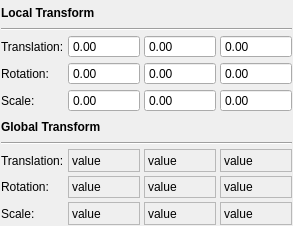
<?xml version="1.0" encoding="UTF-8"?>
<ui version="4.0">
 <class>VSTransformWidget</class>
 <widget class="QWidget" name="VSTransformWidget">
  <property name="geometry">
   <rect>
    <x>0</x>
    <y>0</y>
    <width>278</width>
    <height>226</height>
   </rect>
  </property>
  <property name="windowTitle">
   <string>Transform</string>
  </property>
  <layout class="QGridLayout" name="gridLayout">
   <property name="leftMargin">
    <number>1</number>
   </property>
   <property name="topMargin">
    <number>1</number>
   </property>
   <property name="rightMargin">
    <number>1</number>
   </property>
   <property name="bottomMargin">
    <number>1</number>
   </property>
   <property name="spacing">
    <number>4</number>
   </property>
   <item row="1" column="0" colspan="4">
    <widget class="Line" name="line_2">
     <property name="orientation">
      <enum>Qt::Horizontal</enum>
     </property>
    </widget>
   </item>
   <item row="6" column="0" colspan="4">
    <widget class="Line" name="line">
     <property name="orientation">
      <enum>Qt::Horizontal</enum>
     </property>
    </widget>
   </item>
   <item row="2" column="0">
    <widget class="QLabel" name="label">
     <property name="text">
      <string>Translation:</string>
     </property>
    </widget>
   </item>
   <item row="2" column="1">
    <widget class="QDoubleSpinBox" name="posXSpinBox">
     <property name="buttonSymbols">
      <enum>QAbstractSpinBox::NoButtons</enum>
     </property>
     <property name="minimum">
      <double>-9999999.990000000223517</double>
     </property>
     <property name="maximum">
      <double>9999999.990000000223517</double>
     </property>
    </widget>
   </item>
   <item row="2" column="2">
    <widget class="QDoubleSpinBox" name="posYSpinBox">
     <property name="buttonSymbols">
      <enum>QAbstractSpinBox::NoButtons</enum>
     </property>
     <property name="minimum">
      <double>-9999999.990000000223517</double>
     </property>
     <property name="maximum">
      <double>9999999.990000000223517</double>
     </property>
    </widget>
   </item>
   <item row="0" column="0" colspan="2">
    <widget class="QLabel" name="label_4">
     <property name="font">
      <font>
       <weight>75</weight>
       <bold>true</bold>
      </font>
     </property>
     <property name="text">
      <string>Local Transform</string>
     </property>
    </widget>
   </item>
   <item row="11" column="2">
    <widget class="QLabel" name="rotYLabel">
     <property name="styleSheet">
      <string notr="true"/>
     </property>
     <property name="frameShape">
      <enum>QFrame::StyledPanel</enum>
     </property>
     <property name="text">
      <string>value</string>
     </property>
    </widget>
   </item>
   <item row="10" column="3">
    <widget class="QLabel" name="posZLabel">
     <property name="styleSheet">
      <string notr="true"/>
     </property>
     <property name="frameShape">
      <enum>QFrame::StyledPanel</enum>
     </property>
     <property name="text">
      <string>value</string>
     </property>
    </widget>
   </item>
   <item row="4" column="1">
    <widget class="QDoubleSpinBox" name="scaleXSpinBox">
     <property name="buttonSymbols">
      <enum>QAbstractSpinBox::NoButtons</enum>
     </property>
     <property name="minimum">
      <double>0.000000000000000</double>
     </property>
     <property name="maximum">
      <double>9999.989999999999782</double>
     </property>
     <property name="singleStep">
      <double>0.100000000000000</double>
     </property>
    </widget>
   </item>
   <item row="5" column="0" colspan="2">
    <widget class="QLabel" name="label_5">
     <property name="font">
      <font>
       <weight>75</weight>
       <bold>true</bold>
      </font>
     </property>
     <property name="text">
      <string>Global Transform</string>
     </property>
    </widget>
   </item>
   <item row="10" column="2">
    <widget class="QLabel" name="posYLabel">
     <property name="styleSheet">
      <string notr="true"/>
     </property>
     <property name="frameShape">
      <enum>QFrame::StyledPanel</enum>
     </property>
     <property name="text">
      <string>value</string>
     </property>
    </widget>
   </item>
   <item row="3" column="0">
    <widget class="QLabel" name="label_2">
     <property name="text">
      <string>Rotation:</string>
     </property>
    </widget>
   </item>
   <item row="4" column="2">
    <widget class="QDoubleSpinBox" name="scaleYSpinBox">
     <property name="buttonSymbols">
      <enum>QAbstractSpinBox::NoButtons</enum>
     </property>
     <property name="minimum">
      <double>0.000000000000000</double>
     </property>
     <property name="maximum">
      <double>9999.989999999999782</double>
     </property>
     <property name="singleStep">
      <double>0.100000000000000</double>
     </property>
    </widget>
   </item>
   <item row="4" column="3">
    <widget class="QDoubleSpinBox" name="scaleZSpinBox">
     <property name="buttonSymbols">
      <enum>QAbstractSpinBox::NoButtons</enum>
     </property>
     <property name="minimum">
      <double>0.000000000000000</double>
     </property>
     <property name="maximum">
      <double>9999.989999999999782</double>
     </property>
     <property name="singleStep">
      <double>0.100000000000000</double>
     </property>
    </widget>
   </item>
   <item row="10" column="0">
    <widget class="QLabel" name="label_6">
     <property name="text">
      <string>Translation:</string>
     </property>
    </widget>
   </item>
   <item row="3" column="3">
    <widget class="QDoubleSpinBox" name="rotZSpinBox">
     <property name="buttonSymbols">
      <enum>QAbstractSpinBox::NoButtons</enum>
     </property>
     <property name="minimum">
      <double>-9999.989999999999782</double>
     </property>
     <property name="maximum">
      <double>9999.989999999999782</double>
     </property>
    </widget>
   </item>
   <item row="11" column="0">
    <widget class="QLabel" name="label_7">
     <property name="text">
      <string>Rotation:</string>
     </property>
    </widget>
   </item>
   <item row="11" column="1">
    <widget class="QLabel" name="rotXLabel">
     <property name="styleSheet">
      <string notr="true"/>
     </property>
     <property name="frameShape">
      <enum>QFrame::StyledPanel</enum>
     </property>
     <property name="text">
      <string>value</string>
     </property>
    </widget>
   </item>
   <item row="4" column="0">
    <widget class="QLabel" name="label_3">
     <property name="text">
      <string>Scale:</string>
     </property>
    </widget>
   </item>
   <item row="2" column="3">
    <widget class="QDoubleSpinBox" name="posZSpinBox">
     <property name="buttonSymbols">
      <enum>QAbstractSpinBox::NoButtons</enum>
     </property>
     <property name="minimum">
      <double>-9999999.990000000223517</double>
     </property>
     <property name="maximum">
      <double>9999999.990000000223517</double>
     </property>
    </widget>
   </item>
   <item row="3" column="2">
    <widget class="QDoubleSpinBox" name="rotYSpinBox">
     <property name="buttonSymbols">
      <enum>QAbstractSpinBox::NoButtons</enum>
     </property>
     <property name="minimum">
      <double>-9999.989999999999782</double>
     </property>
     <property name="maximum">
      <double>9999.989999999999782</double>
     </property>
    </widget>
   </item>
   <item row="10" column="1">
    <widget class="QLabel" name="posXLabel">
     <property name="styleSheet">
      <string notr="true"/>
     </property>
     <property name="frameShape">
      <enum>QFrame::StyledPanel</enum>
     </property>
     <property name="text">
      <string>value</string>
     </property>
    </widget>
   </item>
   <item row="11" column="3">
    <widget class="QLabel" name="rotZLabel">
     <property name="styleSheet">
      <string notr="true"/>
     </property>
     <property name="frameShape">
      <enum>QFrame::StyledPanel</enum>
     </property>
     <property name="text">
      <string>value</string>
     </property>
    </widget>
   </item>
   <item row="12" column="0">
    <widget class="QLabel" name="label_8">
     <property name="text">
      <string>Scale:</string>
     </property>
    </widget>
   </item>
   <item row="12" column="1">
    <widget class="QLabel" name="scaleXLabel">
     <property name="styleSheet">
      <string notr="true"/>
     </property>
     <property name="frameShape">
      <enum>QFrame::StyledPanel</enum>
     </property>
     <property name="text">
      <string>value</string>
     </property>
    </widget>
   </item>
   <item row="12" column="3">
    <widget class="QLabel" name="scaleZLabel">
     <property name="styleSheet">
      <string notr="true"/>
     </property>
     <property name="frameShape">
      <enum>QFrame::StyledPanel</enum>
     </property>
     <property name="text">
      <string>value</string>
     </property>
    </widget>
   </item>
   <item row="12" column="2">
    <widget class="QLabel" name="scaleYLabel">
     <property name="styleSheet">
      <string notr="true"/>
     </property>
     <property name="frameShape">
      <enum>QFrame::StyledPanel</enum>
     </property>
     <property name="text">
      <string>value</string>
     </property>
    </widget>
   </item>
   <item row="3" column="1">
    <widget class="QDoubleSpinBox" name="rotXSpinBox">
     <property name="buttonSymbols">
      <enum>QAbstractSpinBox::NoButtons</enum>
     </property>
     <property name="minimum">
      <double>-9999.989999999999782</double>
     </property>
     <property name="maximum">
      <double>9999.989999999999782</double>
     </property>
    </widget>
   </item>
  </layout>
 </widget>
 <resources/>
 <connections/>
</ui>
